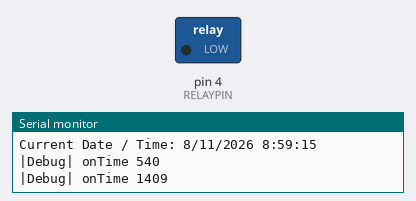
A sketch run on a simulated Arduino Uno, built with avr-gcc and run on an emulated ATmega328P. Shown: switched loads named in the sketch (green lamp = pin HIGH), the last lines printed to the serial monitor. The local clock reads 2024-03-15 10:24:30 at power-on unless the sketch sets it.

Above: at 0.1 s.
At 50.2 s:
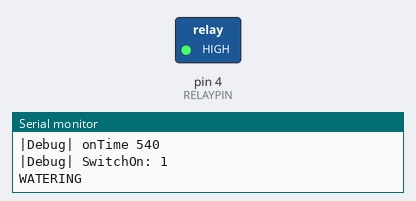
Timing chart, 0 to 51.7 s (numbered marks = the images above):
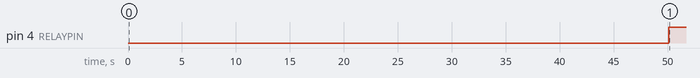

The sketch:

arduino_main.ino
```cpp
#include <virtuabotixRTC.h>

virtuabotixRTC myRTC(6, 7, 8);

int RELAYPIN   = 4;
int RESETPIN   = 13;
int state = 0;

//variable to tell if we are watering at the moment
bool isWatering = false;

//set the time to water plants
// String wateringTime = "540,960, ";
int wateringTime[2] = {540, 1409};
int WATER_DURATION = 10;

void setup() {
  Serial.begin(9600);
  // Set the current date, and time in the following format:
 // seconds, minutes, hours, day of the week, day of the month, month, year
 myRTC.setDS1302Time(15, 59, 8, 7, 8, 59, 2022); //Here you write your actual time/date as shown above
 //but remember to "comment/remove" this function once you're done
 //The setup is done only one time and the module will continue counting it automatically

// Set the relay
 pinMode(RELAYPIN, OUTPUT);
 pinMode(RESETPIN, INPUT);
}

void loop() {
  myRTC.updateTime();

  // Start printing elements as individuals
  Serial.print("Current Date / Time: ");
  Serial.print(myRTC.dayofmonth); //You can switch between day and month if you're using American system
  Serial.print("/");
  Serial.print(myRTC.month);
  Serial.print("/");
  Serial.print(myRTC.year);
  Serial.print(" ");
  Serial.print(myRTC.hours);
  Serial.print(":");
  Serial.print(myRTC.minutes);
  Serial.print(":");
  Serial.println(myRTC.seconds);

  if((isWatering == false) && isTimetoWater())
  {
    // Time to start watering
    state = 1;
    isWatering = true;
  }
  else if((isWatering) && !isTimetoWater())
  {
      state = 0;
      isWatering = false;
  }
  // else
  // {
  //   state = 0;
  //   //TODO: Optimize the sleep based on when to wake up next
  //   //delay(1000);
  // }

  if(0 == state)
  {

    digitalWrite(RELAYPIN, LOW);
  }
  else if(1 == state)
  {
    Serial.println("WATERING");
    digitalWrite(RELAYPIN, HIGH);
  }
  // Delay so the program doesn't print non-stop
  delay(10000);

}
bool isTimetoWater(void)
{
  bool switchOn = false;
  int curr_time = myRTC.hours * 60 + myRTC.minutes;
  int onTime = 0;
  for( int i = 0; i < 2; i++)
  {
    onTime = wateringTime[i];
    Serial.print("|Debug| onTime ");
    Serial.println(onTime);
    switchOn = (curr_time >= onTime) && (curr_time < onTime+WATER_DURATION);
    if(switchOn)
    {
      Serial.print("|Debug| SwitchOn: ");
      Serial.println(switchOn);
      break;
    }
  }
  return(switchOn);
}
// bool isTimetoWater(void)
// {
//   bool switchOn = false;
//   int curr_time = myRTC.hours * 60 + myRTC.minutes;
//   char* token;
//   token = strtok((char *)wateringTime.c_str(), ',');
//   Serial.println(token);
//   while(token!= NULL)
//   {
//     token = strtok(NULL, ',');
//     Serial.println(token);
//     int onTime = atoi(token);
//     Serial.print("|Debug| onTime ");
//     Serial.println(onTime);
//     switchOn = (curr_time > onTime) && (curr_time < onTime+WATER_DURATION);
//     if(switchOn)
//     {
//       Serial.print("|Debug| SwitchOn: ");
//       Serial.println(switchOn);
//       break;
//     }


//   }
//   return(switchOn);
// }
```

Measured:
- by itself, pin 4 (RELAYPIN): LOW → HIGH at 50.1 s
